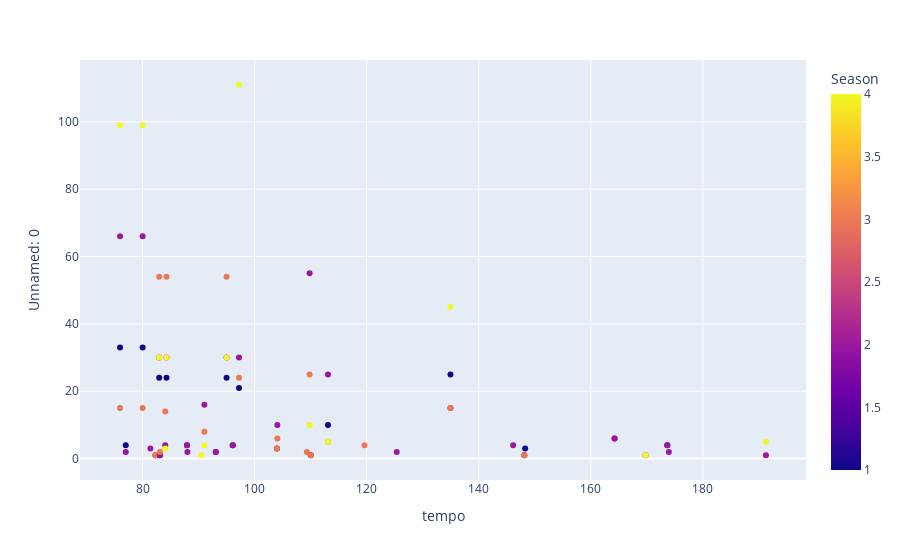

This figure's notebook cell:
### Code cell
fig = px.scatter(num_count, x='tempo', y='Unnamed: 0', color = 'Season')
fig.show()

### Figure 1 — Plotly figure (JSON) as saved in the notebook; plotly's stock layout.template omitted (floating-point values rounded to 4 significant figures)
{"data": [{"hovertemplate": "tempo=%{x}<br>Unnamed: 0=%{y}<br>Season=%{marker.color}<extra></extra>", "legendgroup": "", "marker": {"color": [1, 2, 3, 4, 1, 2, 1, 2, 3, 4, 2, 2, 3, 1, 2, 3, 4, 1, 2, 3, 2, 3, 4, 1, 2, 3, 4, 1, 2, 2, 4, 2, 3, 4, 1, 2, 1, 2, 3, 4, 1, 2, 1, 2, 3, 4, 1, 3, 2, 3, 3, 2, 3, 4, 1, 3, 1, 2, 3, 4, 3, 2, 1, 2, 3, 4, 2, 1, 3, 1, 2, 2, 2, 4, 1, 2, 2, 2, 4], "coloraxis": "coloraxis", "symbol": "circle"}, "mode": "markers", "name": "", "orientation": "v", "showlegend": false, "type": "scatter", "x": [75.98, 75.98, 75.98, 75.98, 77.0, 77.0, 80.01, 80.01, 80.01, 80.01, 81.4, 82.3, 82.3, 82.96, 82.96, 82.96, 82.96, 83.09, 83.09, 83.09, 84.04, 84.04, 84.04, 84.27, 84.27, 84.27, 84.27, 87.93, 87.93, 88.0, 90.48, 91.03, 91.03, 91.03, 93.06, 93.06, 94.99, 94.99, 94.99, 94.99, 96.09, 96.09, 97.21, 97.21, 97.21, 97.21, 104.0, 104.0, 104.1, 104.1, 109.3, 109.8, 109.8, 109.8, 110.0, 110.0, 113.1, 113.1, 113.1, 113.1, 119.6, 125.4, 135.0, 135.0, 135.0, 135.0, 146.1, 148.1, 148.1, 148.3, 164.2, 164.2, 169.8, 169.8, 173.7, 173.7, 173.9, 191.3, 191.3], "xaxis": "x", "y": [33, 66, 15, 99, 4, 2, 33, 66, 15, 99, 3, 1, 1, 24, 30, 54, 30, 1, 1, 2, 4, 14, 3, 24, 30, 54, 30, 4, 4, 2, 1, 16, 8, 4, 2, 2, 24, 30, 54, 30, 4, 4, 21, 30, 24, 111, 3, 3, 10, 6, 2, 55, 25, 10, 1, 1, 10, 25, 5, 5, 4, 2, 25, 15, 15, 45, 4, 1, 1, 3, 6, 6, 1, 1, 4, 4, 2, 1, 5], "yaxis": "y"}], "layout": {"coloraxis": {"colorbar": {"title": {"text": "Season"}}, "colorscale": [[0, "#0d0887"], [0.1111, "#46039f"], [0.2222, "#7201a8"], [0.3333, "#9c179e"], [0.4444, "#bd3786"], [0.5556, "#d8576b"], [0.6667, "#ed7953"], [0.7778, "#fb9f3a"], [0.8889, "#fdca26"], [1, "#f0f921"]]}, "legend": {"tracegroupgap": 0}, "margin": {"t": 60}, "xaxis": {"anchor": "y", "domain": [0, 1], "title": {"text": "tempo"}}, "yaxis": {"anchor": "x", "domain": [0, 1], "title": {"text": "Unnamed: 0"}}}}
